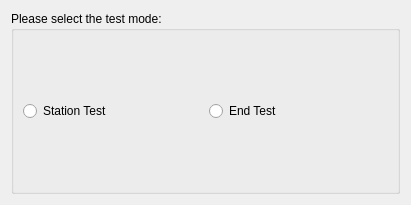
<?xml version="1.0" encoding="UTF-8"?>
<ui version="4.0">
 <class>MainMenu::CDlgSelectTestOptions</class>
 <widget class="QWidget" name="MainMenu::CDlgSelectTestOptions">
  <property name="geometry">
   <rect>
    <x>0</x>
    <y>0</y>
    <width>411</width>
    <height>205</height>
   </rect>
  </property>
  <property name="windowTitle">
   <string>Form</string>
  </property>
  <layout class="QHBoxLayout" name="horizontalLayout">
   <item>
    <widget class="QGroupBox" name="groupBox">
     <property name="title">
      <string>Please select the test mode:</string>
     </property>
     <layout class="QVBoxLayout" name="verticalLayout">
      <item>
       <layout class="QHBoxLayout" name="horizontalLayout_2">
        <item>
         <widget class="QRadioButton" name="radioBtnStationTest">
          <property name="layoutDirection">
           <enum>Qt::LeftToRight</enum>
          </property>
          <property name="text">
           <string>Station Test</string>
          </property>
         </widget>
        </item>
        <item>
         <widget class="QRadioButton" name="radioBtnEndTest">
          <property name="text">
           <string>End Test</string>
          </property>
         </widget>
        </item>
       </layout>
      </item>
     </layout>
    </widget>
   </item>
  </layout>
 </widget>
 <resources/>
 <connections/>
</ui>
